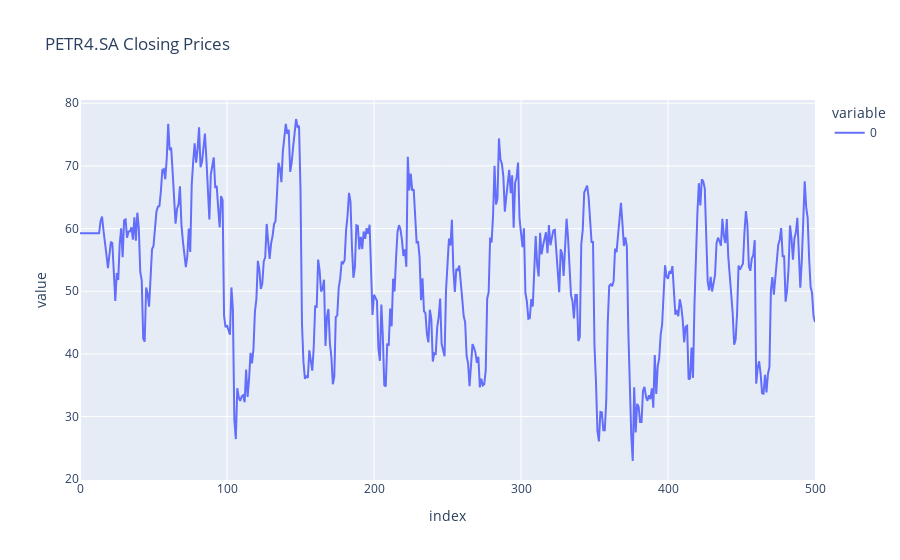

Here is the notebook cell this chart was saved with:
### Code cell
px.line(vol_rsi, title=f"{ticker} Closing Prices").show(fig_type="png")

### Figure 1 — Plotly figure (JSON) as saved in the notebook; plotly's stock layout.template omitted (floating-point values rounded to 4 significant figures; data arrays with more than 128 entries replaced by an {"elided": "..."} marker saying what was removed)
{"data": [{"hovertemplate": "variable=0<br>index=%{x}<br>value=%{y}<extra></extra>", "legendgroup": "0", "line": {"color": "#636efa", "dash": "solid"}, "marker": {"symbol": "circle"}, "mode": "lines", "name": "0", "orientation": "v", "showlegend": true, "type": "scatter", "x": {"elided": "501 int values"}, "xaxis": "x", "y": {"elided": "501 float values"}, "yaxis": "y"}], "layout": {"legend": {"title": {"text": "variable"}, "tracegroupgap": 0}, "title": {"text": "PETR4.SA Closing Prices"}, "xaxis": {"anchor": "y", "domain": [0, 1], "title": {"text": "index"}}, "yaxis": {"anchor": "x", "domain": [0, 1], "title": {"text": "value"}}}}
